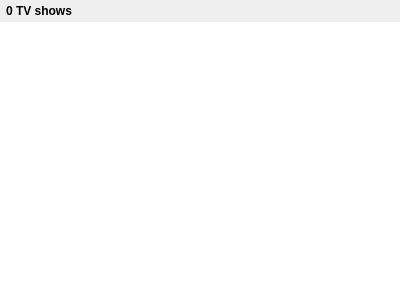
<?xml version="1.0" encoding="UTF-8"?>
<ui version="4.0">
 <class>TvShowFilesWidget</class>
 <widget class="QWidget" name="TvShowFilesWidget">
  <property name="geometry">
   <rect>
    <x>0</x>
    <y>0</y>
    <width>400</width>
    <height>300</height>
   </rect>
  </property>
  <layout class="QVBoxLayout" name="verticalLayout">
   <property name="spacing">
    <number>0</number>
   </property>
   <property name="leftMargin">
    <number>0</number>
   </property>
   <property name="topMargin">
    <number>0</number>
   </property>
   <property name="rightMargin">
    <number>0</number>
   </property>
   <property name="bottomMargin">
    <number>0</number>
   </property>
   <item>
    <widget class="QWidget" name="statusLabelWidget" native="true">
     <layout class="QVBoxLayout" name="verticalLayout_2">
      <property name="leftMargin">
       <number>6</number>
      </property>
      <property name="topMargin">
       <number>4</number>
      </property>
      <property name="rightMargin">
       <number>6</number>
      </property>
      <property name="bottomMargin">
       <number>4</number>
      </property>
      <item>
       <widget class="QLabel" name="statusLabel">
        <property name="font">
         <font>
          <bold>true</bold>
         </font>
        </property>
        <property name="text">
         <string notr="true">0 TV shows</string>
        </property>
       </widget>
      </item>
     </layout>
    </widget>
   </item>
   <item>
    <widget class="TvShowTreeView" name="files">
     <property name="minimumSize">
      <size>
       <width>200</width>
       <height>0</height>
      </size>
     </property>
     <property name="contextMenuPolicy">
      <enum>Qt::CustomContextMenu</enum>
     </property>
     <property name="frameShape">
      <enum>QFrame::NoFrame</enum>
     </property>
     <property name="horizontalScrollBarPolicy">
      <enum>Qt::ScrollBarAlwaysOff</enum>
     </property>
     <property name="editTriggers">
      <set>QAbstractItemView::NoEditTriggers</set>
     </property>
     <property name="alternatingRowColors">
      <bool>true</bool>
     </property>
     <property name="selectionMode">
      <enum>QAbstractItemView::ExtendedSelection</enum>
     </property>
     <property name="animated">
      <bool>true</bool>
     </property>
     <property name="expandsOnDoubleClick">
      <bool>true</bool>
     </property>
     <attribute name="headerVisible">
      <bool>false</bool>
     </attribute>
     <attribute name="headerMinimumSectionSize">
      <number>16</number>
     </attribute>
     <attribute name="headerDefaultSectionSize">
      <number>16</number>
     </attribute>
     <attribute name="headerStretchLastSection">
      <bool>false</bool>
     </attribute>
    </widget>
   </item>
  </layout>
 </widget>
 <customwidgets>
  <customwidget>
   <class>TvShowTreeView</class>
   <extends>QTreeView</extends>
   <header>ui/small_widgets/TvShowTreeView.h</header>
  </customwidget>
 </customwidgets>
 <resources/>
 <connections/>
</ui>
